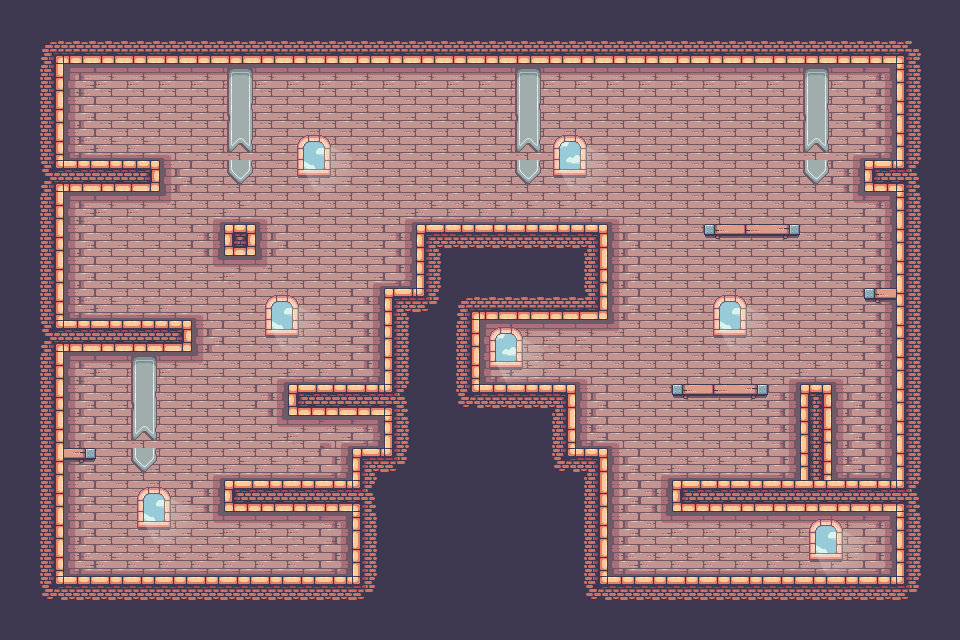

This game map was drawn from its Tiled (.tmx) file and the tilesets committed beside it. A one-line description and the full map source follow:
An orthogonal 30x20 tile map with 32x32 px tiles, 2 tile layers (Tilelaag 1, decoration), 2 tilesets and 24 objects (24x solid).

<map version="1.8" tiledversion="1.8.4" orientation="orthogonal" renderorder="right-down" width="30" height="20" tilewidth="32" tileheight="32" infinite="0" nextlayerid="11" nextobjectid="94">
 <tileset firstgid="1" name="tiles" tilewidth="32" tileheight="32" tilecount="247" columns="19">
  <image source="terrain.png" width="608" height="416" />
 </tileset>
 <tileset firstgid="248" name="doecriatoion" tilewidth="32" tileheight="32" tilecount="42" columns="7">
  <image source="decorations.png" width="224" height="192" />
 </tileset>
 <layer id="8" name="Tilelaag 1" width="30" height="20">
  <data encoding="csv">
41,41,41,41,41,41,41,41,41,41,41,41,41,41,41,41,41,41,41,41,41,41,41,41,41,41,41,41,41,41,
41,27,60,60,60,60,60,60,60,60,60,60,60,60,60,60,60,60,60,60,60,60,60,60,60,60,60,60,28,41,
41,42,135,136,136,136,136,136,136,136,136,136,136,136,136,136,136,136,136,136,136,136,136,136,136,136,136,137,40,41,
41,42,154,155,155,155,155,155,155,155,155,155,155,155,155,155,155,155,155,155,155,155,155,155,155,155,155,156,40,41,
41,42,173,174,174,142,155,155,155,155,155,155,155,155,155,155,155,155,155,155,155,155,155,155,155,155,141,175,40,41,
41,50,98,98,99,154,155,155,155,155,155,155,155,155,155,155,155,155,155,155,155,155,155,155,155,155,156,97,30,41,
41,42,135,136,136,161,141,174,142,155,155,155,141,174,174,174,174,174,174,142,155,155,155,155,155,155,160,137,40,41,
41,42,154,155,155,155,156,101,154,155,155,155,156,21,22,22,22,22,23,154,155,155,155,155,155,155,155,156,40,41,
41,42,154,155,155,155,160,136,161,155,155,141,175,40,41,41,41,41,42,154,155,155,155,155,155,155,155,156,40,41,
41,42,173,174,174,174,142,155,155,155,155,156,21,47,27,60,60,60,61,154,155,155,155,155,155,155,155,156,40,41,
41,50,98,98,98,99,154,155,155,155,155,156,40,41,42,135,136,136,136,161,155,155,155,155,155,155,155,156,40,41,
41,42,135,136,136,136,161,155,141,174,174,175,40,41,42,173,174,174,142,155,155,155,155,155,141,174,142,156,40,41,
41,42,154,155,155,155,155,155,156,97,98,98,30,41,46,22,22,23,154,155,155,155,155,155,156,25,154,156,40,41,
41,42,154,155,155,155,155,155,160,136,204,213,40,41,41,41,41,42,173,142,155,155,155,155,156,44,154,156,40,41,
41,42,154,155,155,155,141,174,174,174,175,21,47,41,41,41,41,46,23,154,141,174,174,174,175,44,173,175,40,41,
41,42,154,155,155,155,156,97,98,98,98,30,41,41,41,41,41,41,42,154,156,97,98,98,98,98,98,98,30,41,
41,42,154,155,155,155,160,136,136,136,137,40,41,41,41,41,41,41,42,154,160,136,136,136,136,136,136,137,40,41,
41,42,173,174,174,174,174,174,174,174,175,40,41,41,41,41,41,41,42,173,174,174,174,174,174,174,174,175,40,41,
41,46,22,22,22,22,22,22,22,22,22,47,41,41,41,41,41,41,46,22,22,22,22,22,22,22,22,22,47,41,
41,41,41,41,41,41,41,41,41,41,41,41,41,41,41,41,41,41,41,41,41,41,41,41,41,41,41,41,41,41
</data>
 </layer>
 <objectgroup id="10" name="collision">
  <object id="68" type="solid" x="3" y="449" width="92" height="10" />
  <object id="69" type="solid" x="225" y="482" width="133" height="26" />
  <object id="70" type="solid" x="353" y="448" width="57" height="153" />
  <object id="71" type="solid" x="2" y="574" width="351" height="32" />
  <object id="72" type="solid" x="0" y="33" width="61" height="542" />
  <object id="73" type="solid" x="62" y="162" width="97" height="27" />
  <object id="75" type="solid" x="62" y="320" width="129" height="31" />
  <object id="76" type="solid" x="225" y="224" width="31" height="32" />
  <object id="77" type="solid" x="58" y="38" width="839" height="26" />
  <object id="78" type="solid" x="899" y="41" width="47" height="558" />
  <object id="79" type="solid" x="582" y="576" width="318" height="22" />
  <object id="80" type="solid" x="674" y="481" width="223" height="28" />
  <object id="81" type="solid" x="802" y="386" width="29" height="94" />
  <object id="82" type="solid" x="384" y="288" width="96" height="157" />
  <object id="83" type="solid" x="288" y="385" width="98" height="30" />
  <object id="84" type="solid" x="417" y="226" width="187" height="92" />
  <object id="85" type="solid" x="482" y="387" width="94" height="65" />
  <object id="86" type="solid" x="569" y="449" width="37" height="151" />
  <object id="87" type="solid" x="673" y="384" width="95" height="11" />
  <object id="88" type="solid" x="705" y="226" width="95" height="10" />
  <object id="89" type="solid" x="865" y="161" width="32" height="29" />
  <object id="90" type="solid" x="866" y="290" width="30" height="8" />
  <object id="91" type="solid" x="674" y="385" width="95" height="11" />
  <object id="92" type="solid" x="705" y="224" width="95" height="11" />
 </objectgroup>
 <layer id="9" name="decoration" width="30" height="20">
  <data encoding="csv">
0,0,0,0,0,0,0,0,0,0,0,0,0,0,0,0,0,0,0,0,0,0,0,0,0,0,0,0,0,0,
0,0,0,0,0,0,0,0,0,0,0,0,0,0,0,0,0,0,0,0,0,0,0,0,0,0,0,0,0,0,
0,0,0,0,0,0,0,256,0,0,0,0,0,0,0,0,256,0,0,0,0,0,0,0,0,256,0,0,0,0,
0,0,0,0,0,0,0,263,0,0,0,0,0,0,0,0,263,0,0,0,0,0,0,0,0,263,0,0,0,0,
0,0,0,0,0,0,0,270,0,271,272,0,0,0,0,0,270,273,274,0,0,0,0,0,0,270,0,0,0,0,
0,0,0,0,0,0,0,277,0,278,279,0,0,0,0,0,277,280,281,0,0,0,0,0,0,277,0,0,0,0,
0,0,0,0,0,0,0,0,0,0,0,0,0,0,0,0,0,0,0,0,0,0,0,0,0,0,0,0,0,0,
0,0,0,0,0,0,0,0,0,0,0,0,0,0,0,0,0,0,0,0,0,0,264,265,266,0,0,0,0,0,
0,0,0,0,0,0,0,0,0,0,0,0,0,0,0,0,0,0,0,0,0,0,0,0,0,0,0,0,0,0,
0,0,0,0,0,0,0,0,271,272,0,0,0,0,0,0,0,0,0,0,0,0,271,272,0,0,0,264,0,0,
0,0,0,0,0,0,0,0,278,279,0,0,0,0,0,273,274,0,0,0,0,0,278,279,0,0,0,0,0,0,
0,0,0,0,256,0,0,0,0,0,0,0,0,0,0,280,281,0,0,0,0,0,0,0,0,0,0,0,0,0,
0,0,0,0,263,0,0,0,0,0,0,0,0,0,0,0,0,0,0,0,0,264,265,266,0,0,0,0,0,0,
0,0,0,0,270,0,0,0,0,0,0,0,0,0,0,0,0,0,0,0,0,0,0,0,0,0,0,0,0,0,
0,0,266,0,277,0,0,0,0,0,0,0,0,0,0,0,0,0,0,0,0,0,0,0,0,0,0,0,0,0,
0,0,0,0,271,272,0,0,0,0,0,0,0,0,0,0,0,0,0,0,0,0,0,0,0,0,0,0,0,0,
0,0,0,0,278,279,0,0,0,0,0,0,0,0,0,0,0,0,0,0,0,0,0,0,0,271,272,0,0,0,
0,0,0,0,0,0,0,0,0,0,0,0,0,0,0,0,0,0,0,0,0,0,0,0,0,278,279,0,0,0,
0,0,0,0,0,0,0,0,0,0,0,0,0,0,0,0,0,0,0,0,0,0,0,0,0,0,0,0,0,0,
0,0,0,0,0,0,0,0,0,0,0,0,0,0,0,0,0,0,0,0,0,0,0,0,0,0,0,0,0,0
</data>
 </layer>
</map>
